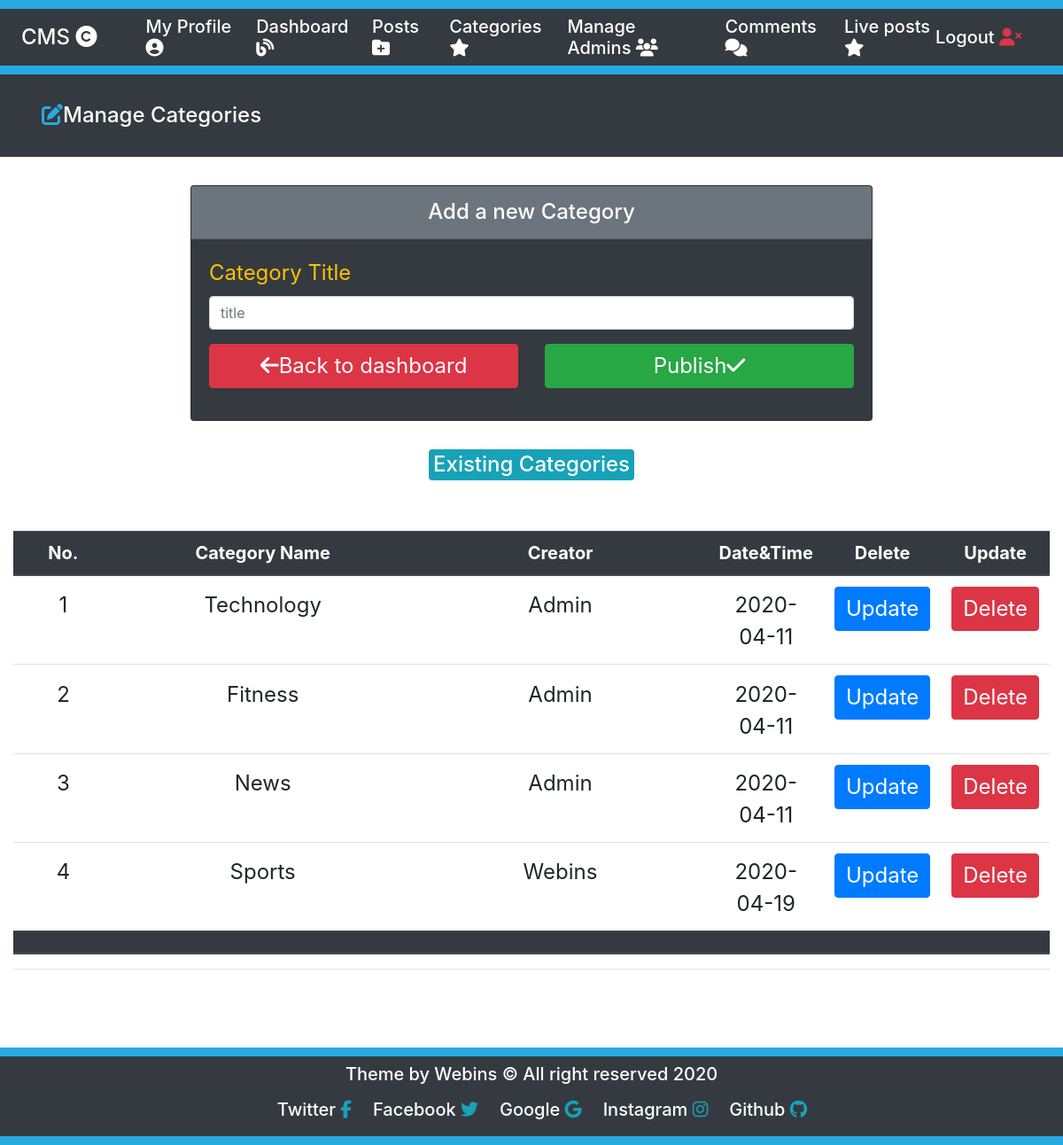
Screenshot of /cms.php?pages=categories (signed in) with the database file from the repository.
### tables this page shows
CREATE TABLE `Categories` (
  `id` int(11) NOT NULL,
  `title` varchar(50) NOT NULL,
  `author` varchar(50) NOT NULL,
  `date` date NOT NULL
);

### Db/CategoryDb.php (called while the page is built, shortened)
<?php
class Category{
    private $id;
    private $title;
    private $author;
    private $date;
    function __construct($title="", $author="admin", $date=""){
        $this->title = ucfirst(strtolower($title));
        $this->author = ucfirst(strtolower($author));
        $this->date = $date;
    }
    public function construct($id = "", $title = "", $author = "", $date = "")
    {
        $this->id = $id;
        $this->title = ucfirst(strtolower($title));
        $this->author = ucfirst(strtolower($author));
        $this->date = $date;
    }
    public function search($id=null){
        try{
            $connect = new PDO($GLOBALS["dsn"], $GLOBALS["username"], $GLOBALS["password"], null);
            $connect->setAttribute(PDO::ATTR_ERRMODE, PDO::ERRMODE_EXCEPTION);
        }catch(PDOException $e){
            echo "Connection-Failed: " . $e->getMessage();
        }
        if(is_numeric($id)){
            $query = "SELECT * FROM Categories WHERE id=${id}";
        }else{
            $query = "SELECT * FROM Categories";
        }
        $stmt= $connect->query($query);
        $arr = array();
        while($data_rows = $stmt->fetch()){
            $act_obj = new Category();
            $id = $data_rows["id"];
            $title = $data_rows["title"];
            $author = $data_rows["author"];
            $date = $data_rows["date"];
            $act_obj->construct($id, $title, $author, $date);
            array_push($arr, $act_obj);
        }
        return $arr;
    }
    public function get_id(){
        return $this->id;
    }
    public function get_author(){
        return $this->author;
    }
    public function get_title(){
        return $this->title;
    }
    public function get_date(){
        return $this->date;
    }
}
?>

### pages/categories.php (the view, shortened to what this page needs)
<?php
require_once("Db/CategoryDb.php");
$category = new Category();
?>
<header class="bg-dark text-white header" style="padding:2rem;">
    <div class="container-fluid">
        <div class="row">
            <div class="col-md-12">
                <h1><i class="fas fa-edit" style="color:#27aae1;"></i>Manage Categories</h1>
            </div>
        </div>
    </div>
</header>
<section class="container-fluid py-2 mb-4">
    <div class="row mt-4">
        <div class="col offset-lg-2 col-lg-8">
            <form id="form" method="post">
                <div class="card bg-dark">
                    <div class="card-header badge-secondary">
                        <h1 class="new-category ">Add a new Category</h1>
                    </div>
                    <div class="card-body">
                        <div class="form-group">
                            <label for="title"><span class="text-warning">
                                    <p>Category Title</p>
                                </span></label>
                            <input id="input" class="form-control" type="text" name="title" placeholder="title" required />
                            <div class="row">
                                <div class="col lg-6 mt-2">
                                    <a href="cms.php?pages=dashboard" class="mt-2 btn btn-danger btn-block">
                                        <p><i class="fas fa-arrow-left"></i>Back to dashboard</p>
                                    </a href="">
                                </div>
                                <div class="col lg-6 mt-2">
                                    <button id="submit" type="submit" name="submit" class="mt-2 btn btn-success btn-block">
                                        <p>Publish<i class="fas fa-check"></i></p>
                                    </button href="">
                                </div>
                            </div>
                        </div>
                    </div>
                </div>
            </form>
        </div>
    </div>
</section>
<?php
$arr = $category->search();
echo "<center><div class=\"badge badge-info\"> <h1>Existing Categories</h1> </div></center><br><hr>";
if ($arr == null) {
    echo "
        <center>
        <div style=\"display:inherit\" class=\"container alert alert-danger col-lg-8\" id=\"display-msg\">
            <h1> There are not existing categories in this moment </h1>
            </div>
            </center>
        ";
} else {
?>
    <div class="container-fluid">
        <table class="table table-stripped table-hover">
            <thead class="thead-dark">
                <tr>
                    <th>
                        <h2 class="font-weight-bold text-center">No.</h2>
                    </th>
                    <th>
                        <h2 class="font-weight-bold text-center">Category Name</h2>
                    </th>
                    <th>
                        <h2 class="font-weight-bold text-center">Creator</h2>
                    </th>
                    <th>
                        <h2 class="font-weight-bold text-center">Date&Time</h2>
                    </th>
                    <th>
                        <h2 class="font-weight-bold text-center">Delete</h2>
                    </th>
                    <th>
                        <h2 class="font-weight-bold text-center">Update</h2>
                    </th>
                </tr>
                <?php
                $arr = $category->search();
                $i = 1;
                foreach ($arr as $cat_obj) {
                    $id = $cat_obj->get_id();
                    echo "<tr>";
                    echo "<td class=\"td-table text-center number\"><p>${i} </p></td>";
                    echo "<td class=\"td-table text-center category\"><p>" . $cat_obj->get_title() . "</p></td>";
                    echo "<td class=\"td-table text-center creator\"><p>" . $cat_obj->get_author() . "</p></td>";
                    echo "<td class=\"td-table text-center date\"><p>" . $cat_obj->get_date() . "</p></td>";
                    echo "<td class=\"td-table text-center update\">
                    <a href=\"cms.php?pages=update_categories&id=${id}\" class=\"btn btn-primary\" id=\"update_cat\"><p>Update</p></a>
                    </td>";
                    echo "<td class=\"td-table text-center delete\">
                <button onclick=\"delete_category(${id})\" class =\"btn btn-danger\" id=\"delete_cat\"><p>Delete</p></button>
                </td>";
                    echo "</tr>";
                    $i++;
                }
                ?>
            </thead>
            <thead class="thead-dark mb-4">
                <tr>
                    <th></th>
                    <th></th>
                    <th></th>
                    <th></th>
                    <th></th>
                    <th></th>
                </tr>
            </thead>
        </table>
        <hr>
    </div>
<?php
}
?>
<br>
<br>

### css/index.css (style rules this page uses)
html, body { height:100%; margin:0; }
body { display:flex; flex-direction:column; }
h1,h2,h3,h4,h5,h6,p { margin:0; padding:0; }
h1 { font-size: 2vw; }
h2 { font-size: 2.5vh; }
p { font-size: 2vmin; }
a { text-decoration: none; color: white; font-size: .8em; }

### css/categories.css (style rules this page uses)
.card-header { display: flex; justify-content: center; }
.new-category { padding: .2rem; }
.td-table { vertical-align: baseline!important; }
.number { width: 10%; }
.category { width: 30%; }
.creator { width: 30%; }
.date { width: 10%; }
.delete { width: 10%; }
.update { width: 10%; }

### rows the page displays
categories: i "1", title "Technology", author "Admin", date "2020-04-11"
categories: i "2", title "Fitness", author "Admin", date "2020-04-11"
categories: i "3", title "News", author "Admin", date "2020-04-11"
categories: i "4", title "Sports", author "Webins", date "2020-04-19"
